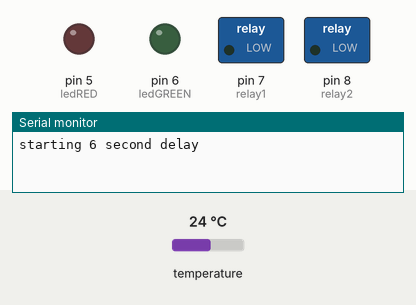
Recording of a sketch running on a simulated Arduino Uno, built with avr-gcc and run on an emulated ATmega328P. On the bench: switched loads named in the sketch (green lamp = pin HIGH), output pins drawn as LEDs (lit = HIGH), the last lines printed to the serial monitor. The test bench sets the inputs (shaded band); at power-on: temperature 24 °C.

Above: at 1.2 s.
1.3 s: temperature set to 22.6 °C
At 6.7 s:
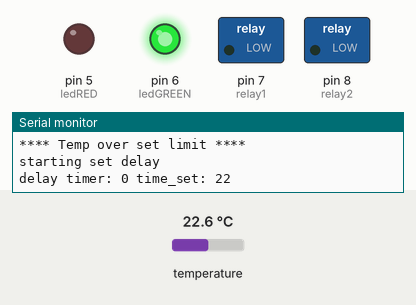
10.6 s: temperature set to 21.8 °C
Timing chart, 0 to 13.6 s (numbered marks = the images above; inputs shaded):
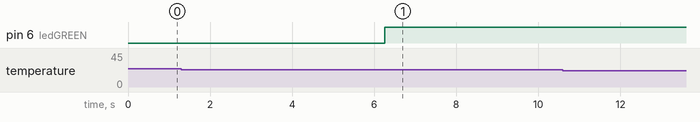

The sketch:

ecoShower.ino
```cpp
// Eco-Shower Arduino code
// Julian Arnott & James Arnott 2014
//
// We're using the DS18B20 temperature sensor mounted on the hot water pipe for the shower to trigger a 20 minute timer.
// Once the timer has run its course, it switches the relays that cut the power to the shower pump.
// While the temperature of the pipe exceeds the trigger temperature, the relays will stay switched
//
// Could add pots so parent can adjust the switching temperature and the shower time.
// switching temperature between 20 and 80 degrees use A0 (pin 23)
// shower time between 5 and 40 minutes use A1 (pin 24)
#include <OneWire.h>
#include <DallasTemperature.h>
#define ONE_WIRE_BUS 3 // Data wire is plugged into pin 3 on the Arduino
OneWire oneWire(ONE_WIRE_BUS); // Setup a oneWire instance to communicate with any OneWire devices
DallasTemperature sensors(&oneWire); // Pass our oneWire reference to Dallas Temperature.
// Assign the addresses of your 1-Wire temp sensors.
// See the tutorial on how to obtain these addresses: http://www.hacktronics.com/Tutorials/arduino-1-wire-address-finder.html
DeviceAddress Thermometer = { 0x28, 0x16, 0xA3, 0x84, 0x04, 0x00, 0x00, 0xC3 };
float tempC;
int ledRED = 5; // pin D5 for the led1
int ledGREEN = 6; // pin D6 for the led2
int relay1 = 7; // pin D7 for the relay1
int relay2 = 8; // pin D8 for the relay2
int tempPot = 0; // connect the 10K A taper (linear) temperature potentiometer to Analog input A0
int timePot = 1; // connect the 10K A taper timer (linear) potentiometer to Analog input A1
int temperature_set;
int temperature_read;
int time_set;
int time_read;
int hasBeenSet = 0;
int delaytimer = 0;
void setup(void)
{
 analogReference(EXTERNAL); // Tell Arduino to use the Aref pin for the Analog voltage, (5v)
 Serial.begin(9600); // start serial port
 sensors.begin(); // Start up the library
 sensors.setResolution(Thermometer, 10); // set the resolution to 10 bit (good enough?)
 pinMode(ledRED, OUTPUT); // set the red led pin (5) as an output
 pinMode(ledGREEN, OUTPUT); // set the green led pin (6) as an output
 pinMode(relay1, OUTPUT); // set the relay pin (7) as an output
 pinMode(relay2, OUTPUT); // set the relay pin (8) as an output

 digitalWrite(ledRED, LOW);
 digitalWrite(ledGREEN, LOW);
 digitalWrite(relay1, LOW);
 digitalWrite(relay2, LOW);

 temperature_read = analogRead(tempPot);
 temperature_set = map(temperature_read, 0, 1023, 20, 80); // min temp 20 Degrees C - max temp 80 Degrees
 time_read = analogRead(timePot);
 time_set = map(time_read, 0, 1023, 5, 40); // min time 5 minutes - max time 40 minutes
}
void loop(void)
{
 //get temperature
 Serial.println("starting 6 second delay");
 delay(6000); // 6 seconds
 Serial.print("Getting temperature...\n\r");
 sensors.requestTemperatures();
 Serial.print("temperature is: ");
 printTemperature(Thermometer);
 // note that the controls for the relay are reversed. ie: LOW is on and HIGH is off
 // this is because it is inverted on the relay board
 Serial.print("temp setting: ");
 Serial.println(temperature_set);
 Serial.print("time setting: ");
 Serial.println(time_set);
 if (tempC > temperature_set){
 Serial.println("**** Temp over set limit ****");
 if (hasBeenSet < 1){
 Serial.println("starting set delay");
 digitalWrite(ledGREEN, HIGH); // green led to show that the timer is about to start
 while (delaytimer < time_set){
 Serial.print("delay timer: ");Serial.print(delaytimer);Serial.print(" time_set: ");Serial.println(time_set);
 delay(60000);
 delaytimer = ++delaytimer;
 }
 delaytimer = 0;
 hasBeenSet = ++hasBeenSet; // don't want to start the delay all over again - it's going to take ages for the pipe to cool as it is
 Serial.println("Turn relay on"); // under normal operation, the relay is not powered, so turning it on will cut the power to the pump
 digitalWrite(relay1, HIGH);
 digitalWrite(relay2, HIGH);
 digitalWrite(ledRED, HIGH); // red led to show we've cut power to the pump
 digitalWrite(ledGREEN, LOW); // can reset the green now
 }
 }else{
 Serial.println("**** Temp under set limit ****");
 // back to normal operation
 // activate relay now
 Serial.println("Turn relay off");
 digitalWrite(relay1, LOW);
 digitalWrite(relay2, LOW);
 digitalWrite(ledRED, LOW);
 digitalWrite(ledGREEN, LOW);
 // now need to check the temperature again and wait untill it falls below the threshold - so go back to beginning
 // the slow cooling of the water in the pipe should give sufficient delay here (in practice when the threshold is set to 40 degrees, the pipe takes 23 minutes to cool)
 // start the whole process all over again
 hasBeenSet = 0;
 }
 Serial.println("**************************************");
}
void printTemperature(DeviceAddress deviceAddress)
{
 tempC = sensors.getTempC(deviceAddress);
 if (tempC == -127.00) {
 Serial.print("Error getting temperature");
 } else {
 Serial.print("C: ");
 Serial.println(tempC);
 }
}
```

Measured:
- after the input at 10.6 s, every drawn part: stays the same
